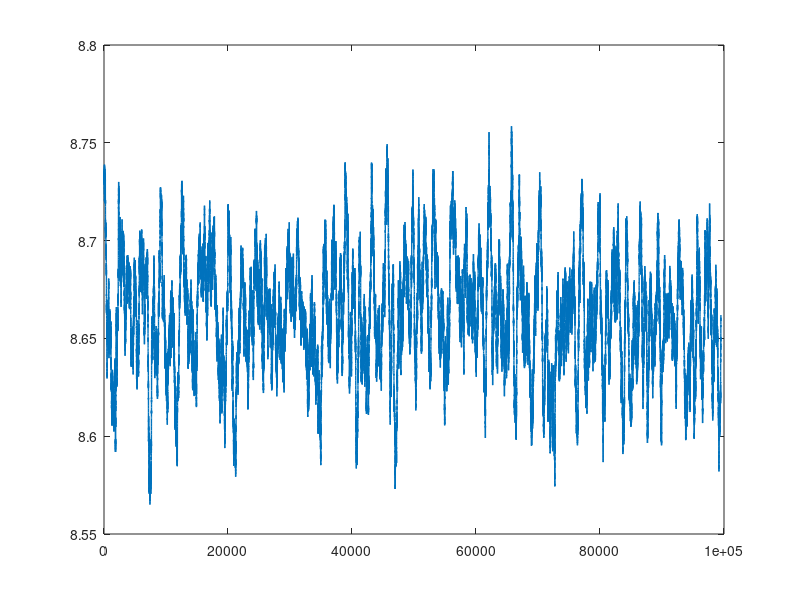

This chart was generated by the following MATLAB code: (Note: this script raises an error after producing the figure.)
clear;clc;
set(0,'defaultfigurecolor','w');
load('fp_performance.mat');
plot(fp,'LineWidth',1)
hold on
for v = 3:7
    filename = ['u=', num2str(v),'.mat'];
    load(filename)
    cmd = ['plot(u',num2str(v),',''LineWidth'',1)'];
    eval(cmd)
end
grid on
legend('ideal FP','U=3','U=4','U=5','U=6','U=7','Location','best')